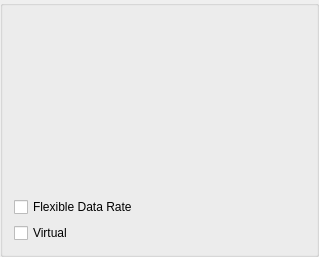
<?xml version="1.0" encoding="UTF-8"?>
<ui version="4.0">
 <class>CanBusDeviceInfoBox</class>
 <widget class="QGroupBox" name="CanBusDeviceInfoBox">
  <property name="geometry">
   <rect>
    <x>0</x>
    <y>0</y>
    <width>319</width>
    <height>257</height>
   </rect>
  </property>
  <property name="windowTitle">
   <string>CAN Interface Properties</string>
  </property>
  <layout class="QVBoxLayout" name="verticalLayout">
   <item>
    <widget class="QLabel" name="pluginLabel">
     <property name="text">
      <string/>
     </property>
    </widget>
   </item>
   <item>
    <widget class="QLabel" name="nameLabel">
     <property name="text">
      <string/>
     </property>
    </widget>
   </item>
   <item>
    <widget class="QLabel" name="descriptionLabel">
     <property name="text">
      <string/>
     </property>
    </widget>
   </item>
   <item>
    <widget class="QLabel" name="serialNumberLabel">
     <property name="text">
      <string/>
     </property>
    </widget>
   </item>
   <item>
    <widget class="QLabel" name="aliasLabel">
     <property name="text">
      <string/>
     </property>
    </widget>
   </item>
   <item>
    <widget class="QLabel" name="channelLabel">
     <property name="text">
      <string/>
     </property>
    </widget>
   </item>
   <item>
    <widget class="QCheckBox" name="isFlexibleDataRateCapable">
     <property name="enabled">
      <bool>true</bool>
     </property>
     <property name="text">
      <string>Flexible Data Rate</string>
     </property>
     <property name="checkable">
      <bool>true</bool>
     </property>
    </widget>
   </item>
   <item>
    <widget class="QCheckBox" name="isVirtual">
     <property name="text">
      <string>Virtual</string>
     </property>
     <property name="checkable">
      <bool>true</bool>
     </property>
    </widget>
   </item>
  </layout>
 </widget>
 <resources/>
 <connections/>
</ui>
